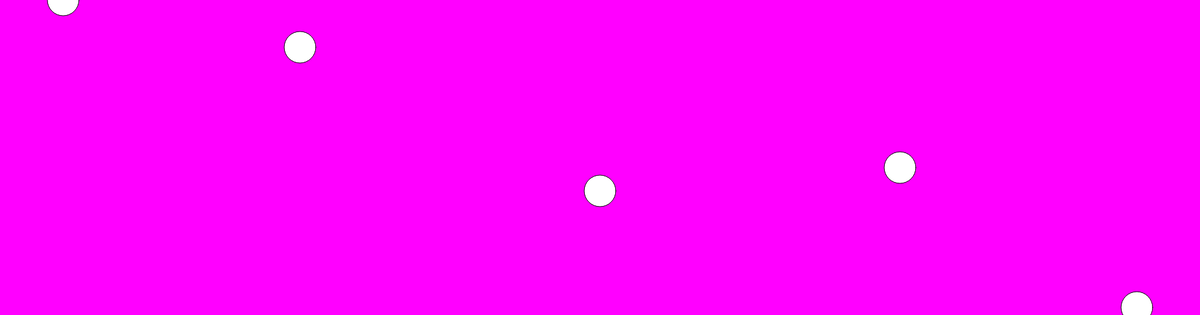
Frame 1 (no input)
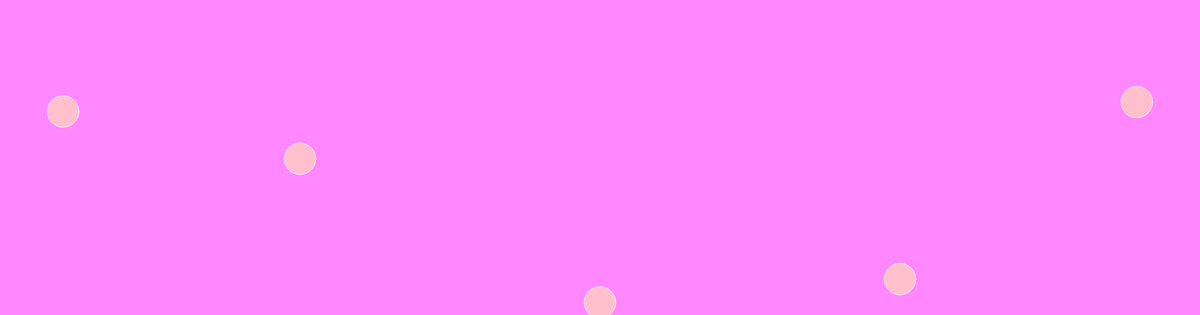
Frame 60 (no input)
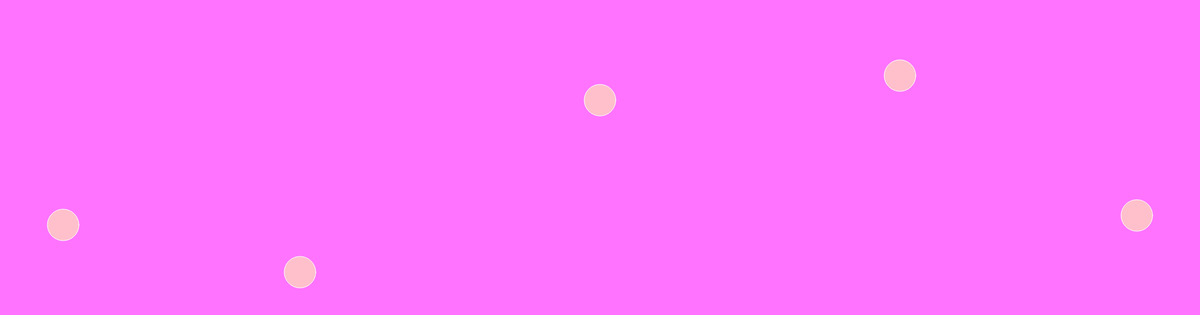
Frame 120 (the mouse pressed at the canvas centre since frame 60)

The p5.js sketch that drew these frames (run headless with seeded random() and noise() and a simulated clock; from frame 60 on, the mouse is pressed at the canvas centre):

// p5.js sketch
// ── sketch.js
//MEDICINE
//atttmpt to crete a circle that continually trickles down in front of a pulsating background

var x=0;
var y=0;
var y1=75;
var y2=303;
var y3=266;
var y4=488;
var value=0;

function setup() {
  createCanvas(1900, 500);
}

function draw() {
  background(255,value,255);
  //set speed
  fr = 40;
  frameRate(fr);
  //circles
  ellipse(100,y,50,50);
  ellipse(475,y1,50,50);
  ellipse(950,y2,50,50);
  ellipse(1425,y3,50,50);
  ellipse(1800,y4,50,50);
  fill('pink');
  stroke(255);
  //if conditions to create pulsating background
  value = value + 5;
  if(value>255){
  value = 100;
  }
  //if conditions to create descending ellipses that repeat
  if(y>height){
    y=0;
  }
  y=y+3;
  //if conditions for setting the circles in different positions
  if(y1>height){
    y1=0;
  }
  y1=y1+3;
  //
  if(y2>height){
    y2=0;
  }
  y2=y2+3;
  //
  if(y3>height){
    y3=0;
  }
  y3=y3+3;
  //
  if(y4>height){
    y4=0;
  }
  y4=y4+3;
  //
}
